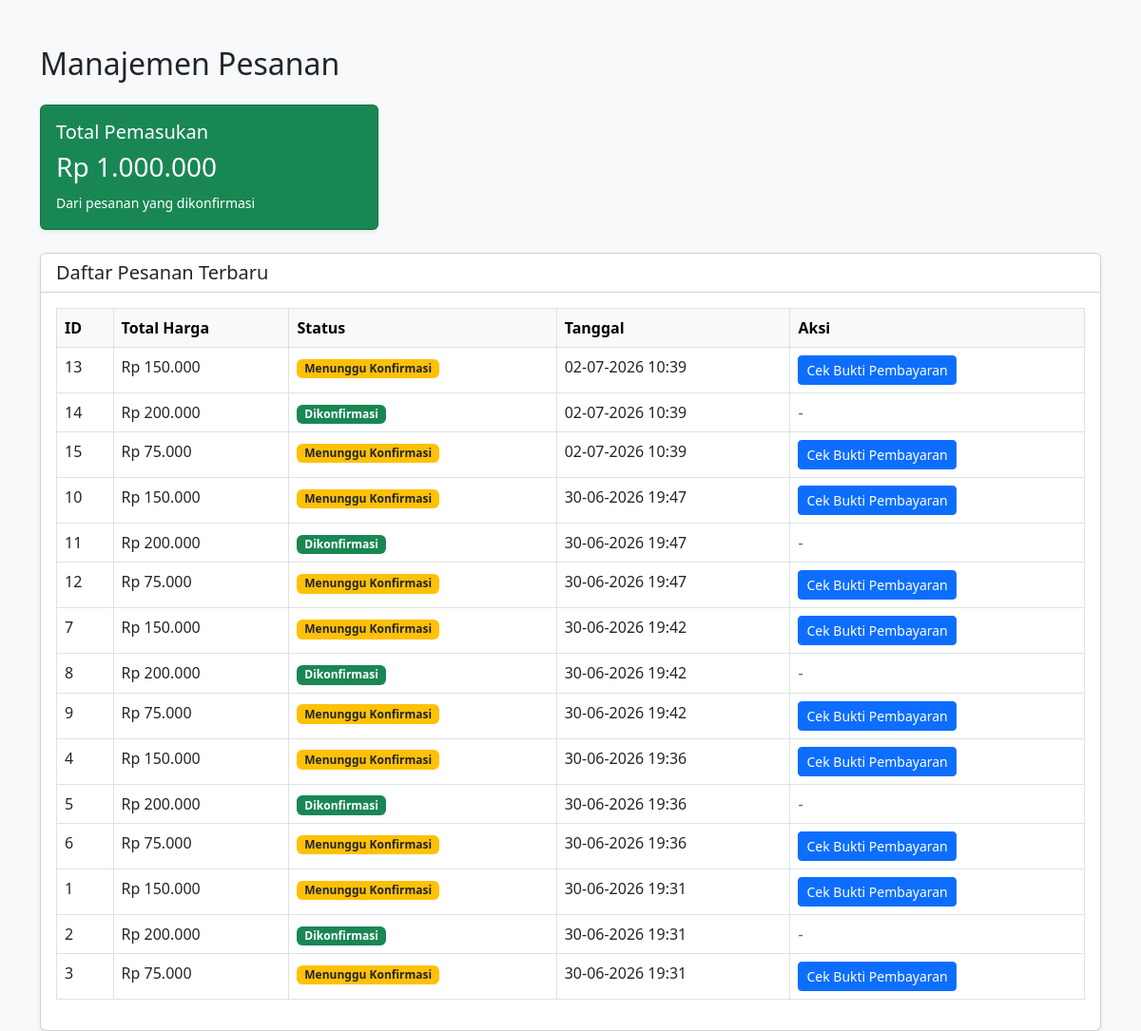
The page /admin_pesanan.php on the database its author committed.
### tables this page shows
CREATE TABLE `pesanan` (
  `id` int(11) NOT NULL AUTO_INCREMENT,
  `id_user` int(11) NOT NULL,
  `total_harga` decimal(10,2) NOT NULL,
  `bukti_pembayaran` varchar(255) DEFAULT NULL,
  `status` enum('Menunggu Konfirmasi','Dikonfirmasi','Ditolak') DEFAULT 'Menunggu Konfirmasi',
  `tanggal_pesanan` datetime DEFAULT current_timestamp(),
  PRIMARY KEY (`id`)
);

### admin_pesanan.php (the view, shortened to what this page needs)
<?php
$host = "localhost";
$user = "root";
$pass = "";
$db   = "db_booking_barbershop";
$conn = new mysqli($host, $user, $pass, $db);
$sql_pemasukan = "SELECT SUM(total_harga) AS total_pemasukan FROM pesanan WHERE status = 'Dikonfirmasi'";
$result_pemasukan = $conn->query($sql_pemasukan);
$row_pemasukan = $result_pemasukan->fetch_assoc();
$total_pemasukan = $row_pemasukan['total_pemasukan'] ?? 0;
$sql_pesanan = "SELECT * FROM pesanan ORDER BY tanggal_pesanan DESC";
$result_pesanan = $conn->query($sql_pesanan);
function formatRupiah($angka){
    return "Rp " . number_format($angka, 0, ',', '.');
}
?>
<!DOCTYPE html>
<html lang="id">
<head>
    <link href="https://cdn.jsdelivr.net/npm/bootstrap@5.3.0/dist/css/bootstrap.min.css" rel="stylesheet">
</head>
<body class="bg-light">
<div class="container mt-5">
    <h2 class="mb-4">Manajemen Pesanan</h2>
    <div class="row mb-4">
        <div class="col-md-4">
            <div class="card text-white bg-success shadow-sm">
                <div class="card-body">
                    <h5 class="card-title">Total Pemasukan</h5>
                    <h3 class="card-text"><?= formatRupiah($total_pemasukan) ?></h3>
                    <small>Dari pesanan yang dikonfirmasi</small>
                </div>
            </div>
        </div>
    </div>
    <div class="card shadow-sm">
        <div class="card-header bg-white">
            <h5 class="mb-0">Daftar Pesanan Terbaru</h5>
        </div>
        <div class="card-body">
            <div class="table-responsive">
                <table class="table table-bordered table-hover">
                    <thead class="table-light">
                        <tr>
                            <th>ID</th>
                            <th>Total Harga</th>
                            <th>Status</th>
                            <th>Tanggal</th>
                            <th>Aksi</th>
                        </tr>
                    </thead>
                    <tbody>
                        <?php if ($result_pesanan->num_rows > 0): ?>
                            <?php while($row = $result_pesanan->fetch_assoc()): ?>
                                <tr>
                                    <td><?= $row['id'] ?></td>
                                    <td><?= formatRupiah($row['total_harga']) ?></td>
                                    <td>
                                        <?php if($row['status'] == 'Menunggu Konfirmasi'): ?>
                                            <span class="badge bg-warning text-dark"><?= $row['status'] ?></span>
                                        <?php elseif($row['status'] == 'Dikonfirmasi'): ?>
                                            <span class="badge bg-success"><?= $row['status'] ?></span>
                                        <?php else: ?>
                                            <span class="badge bg-danger"><?= $row['status'] ?></span>
                                        <?php endif; ?>
                                    </td>
                                    <td><?= date('d-m-Y H:i', strtotime($row['tanggal_pesanan'])) ?></td>
                                    <td>
                                        <?php if($row['status'] == 'Menunggu Konfirmasi'): ?>
                                            <button type="button" class="btn btn-sm btn-primary" data-bs-toggle="modal" data-bs-target="#modalCekBukti<?= $row['id'] ?>">
                                                Cek Bukti Pembayaran
                                            </button>
                                        <?php else: ?>
                                            <span class="text-muted">-</span>
                                        <?php endif; ?>
                                    </td>
                                </tr>
                            <?php endwhile; ?>
                        <?php else: ?>
                            <tr><td colspan="5" class="text-center">Belum ada pesanan.</td></tr>
                        <?php endif; ?>
                    </tbody>
                </table>
            </div>
        </div>
    </div>
</div>
</body>
</html>

### rows shown on the page
pesanan: id "13", total_harga "Rp 150.000", status "Menunggu Konfirmasi", tanggal_pesanan "02-07-2026 10:39"
pesanan: id "14", total_harga "Rp 200.000", status "Dikonfirmasi", tanggal_pesanan "02-07-2026 10:39"
pesanan: id "15", total_harga "Rp 75.000", status "Menunggu Konfirmasi", tanggal_pesanan "02-07-2026 10:39"
pesanan: id "10", total_harga "Rp 150.000", status "Menunggu Konfirmasi", tanggal_pesanan "30-06-2026 19:47"
pesanan: id "11", total_harga "Rp 200.000", status "Dikonfirmasi", tanggal_pesanan "30-06-2026 19:47"
pesanan: id "12", total_harga "Rp 75.000", status "Menunggu Konfirmasi", tanggal_pesanan "30-06-2026 19:47"
pesanan: id "7", total_harga "Rp 150.000", status "Menunggu Konfirmasi", tanggal_pesanan "30-06-2026 19:42"
pesanan: id "8", total_harga "Rp 200.000", status "Dikonfirmasi", tanggal_pesanan "30-06-2026 19:42"
pesanan: id "9", total_harga "Rp 75.000", status "Menunggu Konfirmasi", tanggal_pesanan "30-06-2026 19:42"
pesanan: id "4", total_harga "Rp 150.000", status "Menunggu Konfirmasi", tanggal_pesanan "30-06-2026 19:36"
pesanan: id "5", total_harga "Rp 200.000", status "Dikonfirmasi", tanggal_pesanan "30-06-2026 19:36"
pesanan: id "6", total_harga "Rp 75.000", status "Menunggu Konfirmasi", tanggal_pesanan "30-06-2026 19:36"
pesanan: id "1", total_harga "Rp 150.000", status "Menunggu Konfirmasi", tanggal_pesanan "30-06-2026 19:31"
pesanan: id "2", total_harga "Rp 200.000", status "Dikonfirmasi", tanggal_pesanan "30-06-2026 19:31"
pesanan: id "3", total_harga "Rp 75.000", status "Menunggu Konfirmasi", tanggal_pesanan "30-06-2026 19:31"

### other values the page prints
formatRupiah($total_pemasukan) "Rp 1.000.000"
